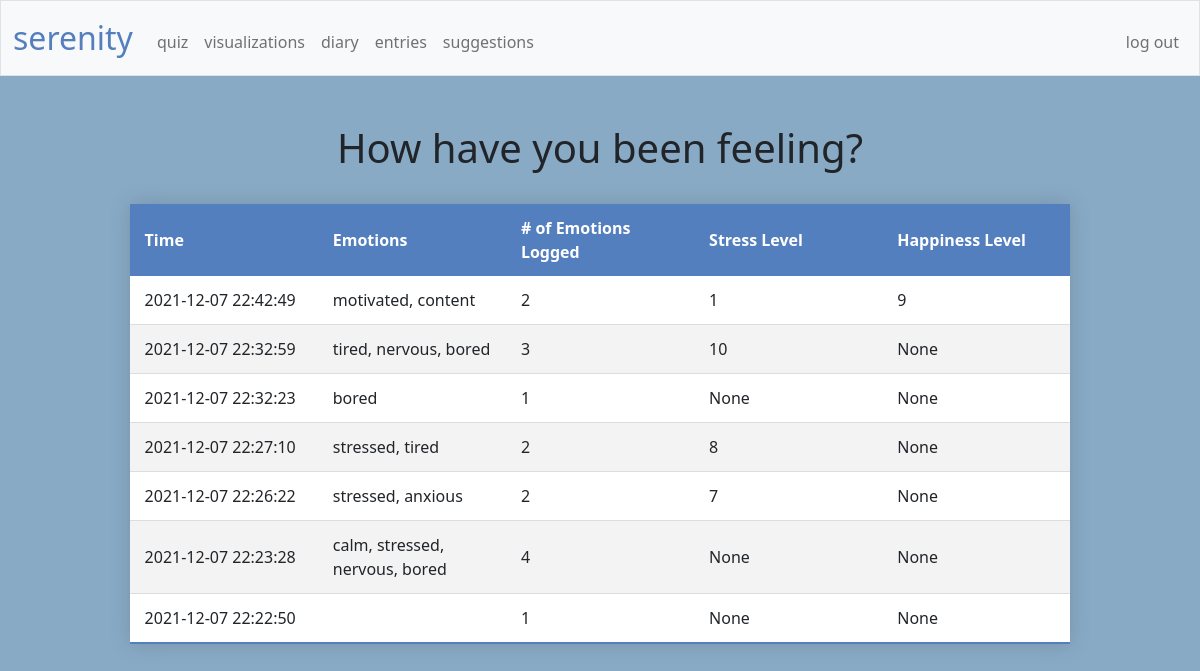
Screenshot of /viz (signed in) with the database file from the repository.
### tables this page shows
CREATE TABLE 'emotions' ('id' INTEGER PRIMARY KEY AUTOINCREMENT NOT NULL, 'user_id' INTEGER NOT NULL, 'time' DATETIME NOT NULL DEFAULT CURRENT_TIMESTAMP, 'emotionlist' TEXT, 'stress_slider' INTEGER, 'happiness_slider' INTEGER);

### app.py (the view)
@app.route("/viz")
@login_required
def viz():
    emotionlog = db.execute(
        "SELECT time, emotionlist, stress_slider, happiness_slider FROM emotions WHERE user_id = ? ORDER BY time DESC", session["user_id"])
    return render_template("viz.html", emotionlog=emotionlog, string_word_count=string_word_count)

### app.py (called while the page is built)
@app.after_request
def after_request(response):
    response.headers["Cache-Control"] = "no-cache, no-store, must-revalidate"
    response.headers["Expires"] = 0
    response.headers["Pragma"] = "no-cache"
    return response

### helpers.py (called while the page is built)
def login_required(f):
    @wraps(f)
    def decorated_function(*args, **kwargs):
        if session.get("user_id") is None:
            return redirect("/login")
        return f(*args, **kwargs)
    return decorated_function

def string_word_count(s):
    return s.count(",") + 1

### templates/viz.html (shortened to what this page needs)
{% extends "layout.html" %}
{% block main %}
    <body class="background">
        <header><h1 style="text-align:center">How have you been feeling?</h1></header>
        <br>
        <table class="styled-table">
            <thead>
                <tr>
                    <th>Time</th>
                    <th>Emotions</th>
                    <th># of Emotions Logged</th>
                    <th>Stress Level</th>
                    <th>Happiness Level</th>
                </tr>
            </thead>
            <tbody>
                {% for e in emotionlog %}
                <tr>
                    <td>{{ e["time"] }}</td>
                    <td>{{ e["emotionlist"] }}</td>
                    <td>{{ string_word_count(e["emotionlist"]) }}</td>
                    <td>{{ e["stress_slider"] }}</td>
                    <td>{{ e["happiness_slider"] }}</td>
                </tr>
                {% endfor %}
            </tbody>
        </table>
    </body>
{% endblock %}

### static/styles.css (style rules this page uses)
body { font-size: 1rem; font-weight: 400; line-height: 1.5; margin: 0; text-align: left; }
.styled-table { border-collapse: collapse; background-color: transparent; margin: auto; margin-bottom: 1rem; width: 80%; table-layout: fixed; min-width: 400px; box-shadow: 0 0 20px rgba(0, 0, 0, 0.15); }
.styled-table thead tr { background-color: #537fbe; color: #ffffff; text-align: left; }
.styled-table th, .styled-table td { padding: 12px 15px; text-align: left; }
.styled-table tbody tr { border-bottom: 1px solid #dddddd; }
.styled-table tbody tr:nth-of-type(odd) { background-color: #ffffff; }
.styled-table tbody tr:nth-of-type(even) { background-color: #f3f3f3; }
.styled-table tbody tr:last-of-type { border-bottom: 2px solid #537fbe; }
.background { background-color: #89aac5; }

### rows the page displays
emotions: time "2021-12-07 22:42:49", emotionlist "motivated, content", emotionlist "2", stress_slider "1", happiness_slider "9"
emotions: time "2021-12-07 22:32:59", emotionlist "tired, nervous, bored", emotionlist "3", stress_slider "10", happiness_slider "None"
emotions: time "2021-12-07 22:32:23", emotionlist "bored", emotionlist "1", stress_slider "None", happiness_slider "None"
emotions: time "2021-12-07 22:27:10", emotionlist "stressed, tired", emotionlist "2", stress_slider "8", happiness_slider "None"
emotions: time "2021-12-07 22:26:22", emotionlist "stressed, anxious", emotionlist "2", stress_slider "7", happiness_slider "None"
emotions: time "2021-12-07 22:23:28", emotionlist "calm, stressed, nervous, bored", emotionlist "4", stress_slider "None", happiness_slider "None"
emotions: time "2021-12-07 22:22:50", emotionlist "1", stress_slider "None", happiness_slider "None"
